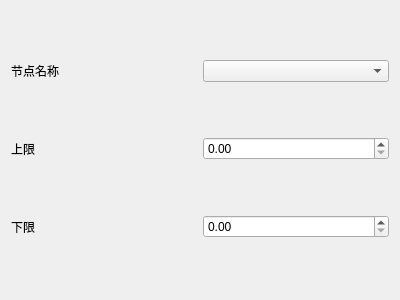
<?xml version="1.0" encoding="UTF-8"?>
<ui version="4.0">
 <class>Hs_Node_setting</class>
 <widget class="QWidget" name="Hs_Node_setting">
  <property name="geometry">
   <rect>
    <x>0</x>
    <y>0</y>
    <width>400</width>
    <height>300</height>
   </rect>
  </property>
  <property name="windowTitle">
   <string>Form</string>
  </property>
  <layout class="QVBoxLayout" name="verticalLayout">
   <item>
    <layout class="QHBoxLayout" name="horizontalLayout">
     <item>
      <widget class="QLabel" name="NodeName">
       <property name="text">
        <string>节点名称</string>
       </property>
      </widget>
     </item>
     <item>
      <widget class="QComboBox" name="nodename_comboBox"/>
     </item>
    </layout>
   </item>
   <item>
    <layout class="QHBoxLayout" name="horizontalLayout_3">
     <item>
      <widget class="QLabel" name="UpLimit">
       <property name="text">
        <string>上限</string>
       </property>
      </widget>
     </item>
     <item>
      <widget class="QDoubleSpinBox" name="uplimit_doubleSpinBox"/>
     </item>
    </layout>
   </item>
   <item>
    <layout class="QHBoxLayout" name="horizontalLayout_2">
     <item>
      <widget class="QLabel" name="DownLimit">
       <property name="text">
        <string>下限</string>
       </property>
      </widget>
     </item>
     <item>
      <widget class="QDoubleSpinBox" name="downlimit_doubleSpinBox"/>
     </item>
    </layout>
   </item>
  </layout>
 </widget>
 <resources/>
 <connections/>
</ui>
